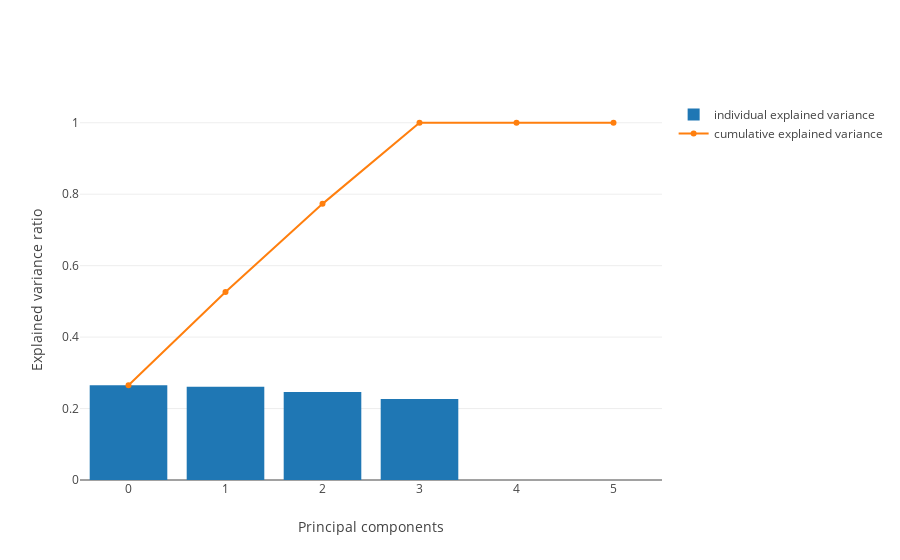

This figure's notebook cell:
### Code cell
from sklearn.preprocessing import StandardScaler

# Separating out the features
x = df.loc[:, features].values
# Standardizing the features
x = StandardScaler().fit_transform(x)

from sklearn.decomposition import PCA

pca = PCA(n_components=6)
X_pca = pca.fit(x)
plot_explained_variance(pca)

### Figure 1 — Plotly figure (JSON) as saved in the notebook; plotly's stock layout.template omitted (floating-point values rounded to 4 significant figures)
{"data": [{"name": "individual explained variance", "type": "bar", "uid": "73e5ca80-c6c3-11e8-b7b2-a45e60ec47a7", "y": [0.265, 0.2613, 0.2467, 0.2271, 7.756e-34, 0]}, {"name": "cumulative explained variance", "type": "scatter", "uid": "73e5cc1a-c6c3-11e8-9645-a45e60ec47a7", "y": [0.265, 0.5263, 0.7729, 1.0, 1.0, 1.0]}], "layout": {"xaxis": {"title": "Principal components"}, "yaxis": {"title": "Explained variance ratio"}}}
